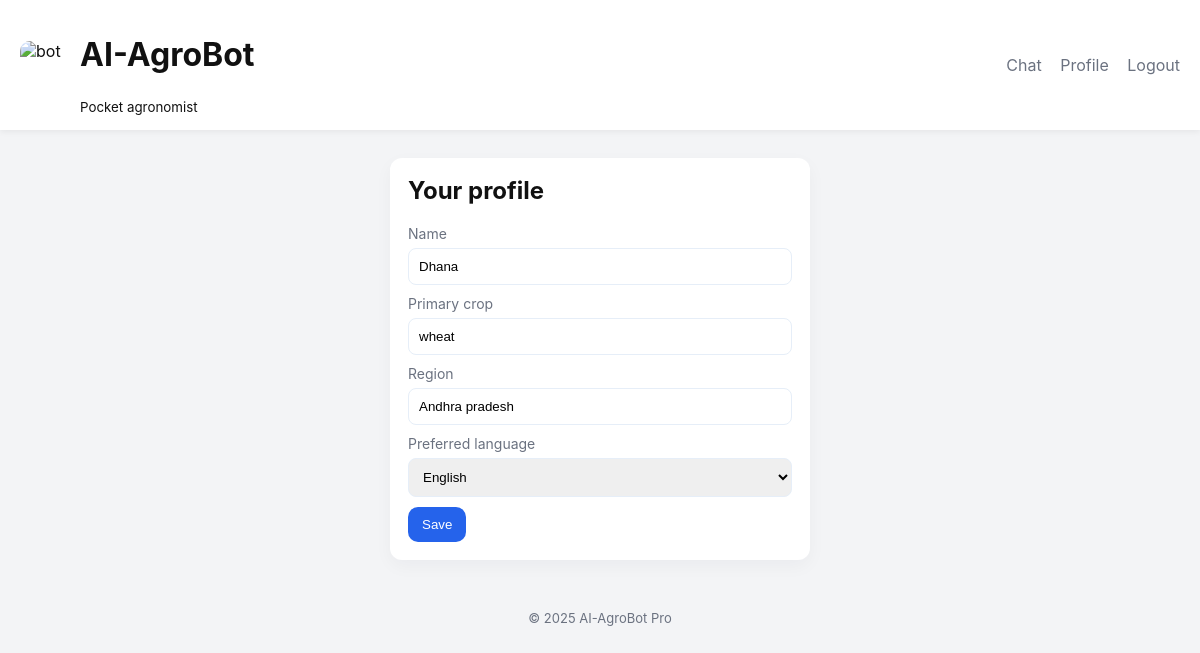
Screenshot of /profile (signed in) with the database file from the repository.
### database.py (models this page shows)
class User(UserMixin, db.Model):
    __tablename__ = "users"
    id = db.Column(db.Integer, primary_key=True)
    email = db.Column(db.String(200), unique=True, nullable=False)
    password = db.Column(db.String(200), nullable=False)
    name = db.Column(db.String(100))
    role = db.Column(db.String(20), default="farmer")
    primary_crop = db.Column(db.String(100))
    region = db.Column(db.String(100))
    preferred_language = db.Column(db.String(20), default="en")

### app.py (the view, shortened to what this page needs)
@app.route("/profile", methods=["GET", "POST"])
@login_required
def profile():
    return render_template("profile.html")

### app.py (called while the page is built)
@login_manager.user_loader
def load_user(user_id):
    return db.session.get(User, int(user_id))

### templates/profile.html (shortened to what this page needs)
{% extends "base.html" %}
{% block content %}
<div class="auth-card">
  <h2>Your profile</h2>
  <form method="post">
    <label>Name<input name="name" value="{{ current_user.name or '' }}"></label>
    <label>Primary crop<input name="primary_crop" value="{{ current_user.primary_crop or '' }}"></label>
    <label>Region<input name="region" value="{{ current_user.region or '' }}"></label>
    <label>Preferred language
      <select name="preferred_language">
        <option value="en" {% if current_user.preferred_language=='en' %}selected{% endif %}>English</option>
      </select>
    </label>
    <div class="actions"><button class="btn" type="submit">Save</button></div>
  </form>
</div>
{% endblock %}

### static/style.css (style rules this page uses)
:root { --brand: #2563eb; --muted: #6b7280; --bg: #f3f4f6; --card: #ffffff }
* { box-sizing: border-box }
body { font-family: Inter, system-ui, Segoe UI, Roboto, Arial; margin: 0; background: var(--bg); color: #111 }
.btn, button { background: var(--brand); color: white; border: none; padding: 10px 14px; border-radius: 10px; cursor: pointer }
.auth-card { max-width: 420px; margin: 24px auto; background: var(--card); padding: 18px; border-radius: 12px; box-shadow: 0 6px 18px rgba(16, 24, 40, 0.04) }
.auth-card h2 { margin-top: 0 }
.auth-card label { display: block; margin-bottom: 10px; color: var(--muted); font-size: 14px }
.auth-card input, .auth-card select, textarea { width: 100%; padding: 10px; border-radius: 8px; border: 1px solid #e6eef8; margin-top: 6px }
.actions { display: flex; align-items: center; gap: 10px; margin-top: 10px }

### rows the page displays
User: name "Dhana", primary_crop "wheat", region "Andhra pradesh", preferred_language "English"
